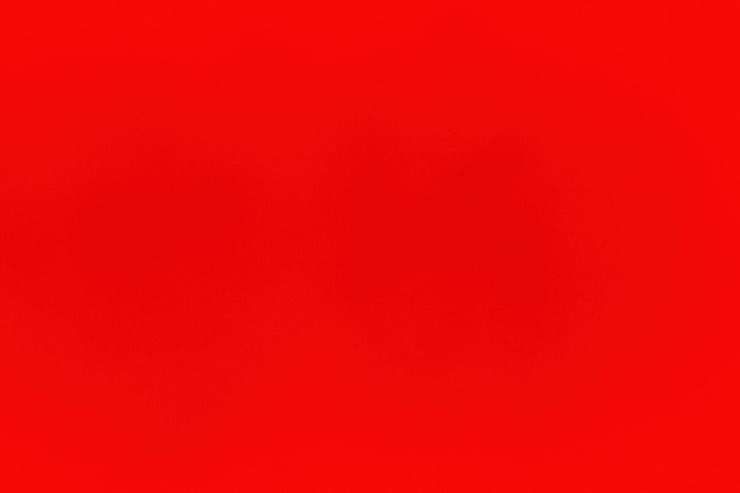
#> input picture Input_images/red.jpeg, 740 x 493 px, found by its file name; its folder holds only this picture in this run
$ python edge_detection.py
#> lines starting #> are read from the running program, lines starting #| are printed output that depends on the picture
"""Edge Detection from First Principles (DIP Lab).

This module implements 1st-order and 2nd-order edge detection methods
completely from scratch using pure NumPy (strictly without external vision
libraries like scipy.ndimage, cv2, or skimage):

1. First-Order Difference Operators:
   - Forward Difference: Gx = f(x+1, y) - f(x, y), Gy = f(x, y+1) - f(x, y)
   - Backward Difference: Gx = f(x, y) - f(x-1, y), Gy = f(x, y) - f(x, y-1)
   - Central Difference: Gx = (f(x+1, y) - f(x-1, y)) / 2, Gy = (f(x, y+1) - f(x, y-1)) / 2
   - Gradient Magnitude: M = sqrt(Gx^2 + Gy^2)

2. Second-Order Operators:
   - Laplacian of Gaussian (LoG) / Marr-Hildreth Operator:
     Direct 2D continuous LoG kernel evaluation:
     LoG(x, y, sigma) = -(1 / (pi * sigma^4)) * (1 - (x^2 + y^2)/(2 * sigma^2)) * exp(-(x^2 + y^2)/(2 * sigma^2))
     Zero-mean normalization and spatial 2D convolution from scratch.
   - Difference of Gaussians (DoG):
     DoG(x, y) = G_sigma1(x, y) - G_sigma2(x, y) (with standard Marr-Hildreth ratio sigma2 / sigma1 = 1.6)
   - Zero-Crossing Detection:
     Vectorized spatial sign-change inspection across opposing neighbor pairs (horizontal,
     vertical, and diagonal directions) with adaptive noise thresholding.

3. Visualization and Compositing:
   - Individual edge maps, continuous responses, and binary zero-crossing edge maps.
   - Composite comparison grids saved to Output/.
"""

import os
import sys
import time
from pathlib import Path
import numpy as np
from PIL import Image


# =====================================================================
# 1. First-Principles Greyscale & Spatial Convolution
# =====================================================================

def rgb_to_grey(img: np.ndarray) -> np.ndarray:
    """Convert RGB/RGBA image array to uint8 greyscale using luminance weights."""
    if img.ndim == 2:
        return img.astype(np.uint8)
    if img.ndim == 3 and img.shape[2] >= 3:
        return (0.299 * img[:, :, 0] + 0.587 * img[:, :, 1] + 0.114 * img[:, :, 2]).astype(np.uint8)
    return img.astype(np.uint8)


def conv2d_scratch(image: np.ndarray, kernel: np.ndarray, pad_mode: str = "edge") -> np.ndarray:
    """Perform 2D spatial convolution from first principles using pure NumPy.

    Flips the kernel by 180 degrees (per mathematical definition of convolution)
    and computes the neighborhood dot products via vectorized array slices.

    Args:
        image: 2D numpy array (greyscale image).
        kernel: 2D numpy array (filter kernel).
        pad_mode: NumPy padding mode (default: 'edge').

    Returns:
        Convolved 2D float64 array of the same shape as input image.
    """
    img_f = image.astype(np.float64)
    k_h, k_w = kernel.shape
    pad_h = k_h // 2
    pad_w = k_w // 2

    # Mathematical convolution: flip kernel 180 degrees
    k_rot = np.flipud(np.fliplr(kernel))

    # Pad image to maintain dimensions
    padded = np.pad(img_f, ((pad_h, pad_h), (pad_w, pad_w)), mode=pad_mode)

    h, w = img_f.shape
    output = np.zeros((h, w), dtype=np.float64)

    # Vectorized accumulation across kernel elements
    for i in range(k_h):
        for j in range(k_w):
            weight = k_rot[i, j]
            if weight != 0.0:
                output += weight * padded[i : i + h, j : j + w]

    return output


def contrast_stretch_uint8(arr: np.ndarray) -> np.ndarray:
    """Normalize float array linearly to [0, 255] uint8."""
    min_v = np.min(arr)
    max_v = np.max(arr)
    if max_v - min_v > 1e-8:
        norm = (arr - min_v) / (max_v - min_v) * 255.0
    else:
        norm = np.zeros_like(arr)
    return np.clip(np.round(norm), 0, 255).astype(np.uint8)


# =====================================================================
# 2. First-Order Difference Edge Detection
# =====================================================================

def forward_difference(image: np.ndarray) -> tuple[np.ndarray, np.ndarray, np.ndarray]:
    """Compute Forward Difference gradient from first principles.

    Gx(r, c) = I(r, c+1) - I(r, c)
    Gy(r, c) = I(r+1, c) - I(r, c)
    Magnitude = sqrt(Gx^2 + Gy^2)

    Returns:
        (Gx, Gy, magnitude_uint8)
    """
    img_f = image.astype(np.float64)
    h, w = img_f.shape

    # Pad right and bottom by 1 for forward difference
    padded = np.pad(img_f, ((0, 1), (0, 1)), mode="edge")

    gx = padded[:h, 1 : w + 1] - padded[:h, :w]
    gy = padded[1 : h + 1, :w] - padded[:h, :w]

    mag = np.sqrt(gx**2 + gy**2)
    mag_uint8 = contrast_stretch_uint8(mag)
    return gx, gy, mag_uint8


def backward_difference(image: np.ndarray) -> tuple[np.ndarray, np.ndarray, np.ndarray]:
    """Compute Backward Difference gradient from first principles.

    Gx(r, c) = I(r, c) - I(r, c-1)
    Gy(r, c) = I(r, c) - I(r-1, c)
    Magnitude = sqrt(Gx^2 + Gy^2)

    Returns:
        (Gx, Gy, magnitude_uint8)
    """
    img_f = image.astype(np.float64)
    h, w = img_f.shape

    # Pad left and top by 1 for backward difference
    padded = np.pad(img_f, ((1, 0), (1, 0)), mode="edge")

    gx = padded[1 : h + 1, 1 : w + 1] - padded[1 : h + 1, :w]
    gy = padded[1 : h + 1, 1 : w + 1] - padded[:h, 1 : w + 1]

    mag = np.sqrt(gx**2 + gy**2)
    mag_uint8 = contrast_stretch_uint8(mag)
    return gx, gy, mag_uint8


def central_difference(image: np.ndarray) -> tuple[np.ndarray, np.ndarray, np.ndarray]:
    """Compute Central Difference gradient from first principles.

    Gx(r, c) = (I(r, c+1) - I(r, c-1)) / 2
    Gy(r, c) = (I(r+1, c) - I(r-1, c)) / 2
    Magnitude = sqrt(Gx^2 + Gy^2)

    Returns:
        (Gx, Gy, magnitude_uint8)
    """
    img_f = image.astype(np.float64)
    h, w = img_f.shape

    # Pad all sides by 1 for central difference
    padded = np.pad(img_f, ((1, 1), (1, 1)), mode="edge")

    gx = (padded[1 : h + 1, 2 : w + 2] - padded[1 : h + 1, :w]) / 2.0
    gy = (padded[2 : h + 2, 1 : w + 1] - padded[:h, 1 : w + 1]) / 2.0

    mag = np.sqrt(gx**2 + gy**2)
    mag_uint8 = contrast_stretch_uint8(mag)
    return gx, gy, mag_uint8


# =====================================================================
# 3. Second-Order Edge Detection: LoG and DoG
# =====================================================================

def generate_gaussian_kernel_2d(sigma: float, size: int | None = None) -> np.ndarray:
    """Generate a 2D Gaussian smoothing kernel from scratch."""
    if size is None:
        radius = int(np.ceil(3.0 * sigma))
        size = 2 * radius + 1
    else:
        radius = size // 2

    y, x = np.mgrid[-radius : radius + 1, -radius : radius + 1]
    kernel = np.exp(-(x**2 + y**2) / (2.0 * sigma**2))
    kernel_sum = np.sum(kernel)
    if kernel_sum > 0:
        kernel /= kernel_sum
    return kernel


def generate_log_kernel(sigma: float, size: int | None = None) -> np.ndarray:
    """Generate discrete Laplacian of Gaussian (LoG) kernel from first principles.

    LoG(x, y, sigma) = -(1 / (pi * sigma^4)) * (1 - (x^2 + y^2)/(2 * sigma^2)) * exp(-(x^2 + y^2)/(2 * sigma^2))
    Enforces zero-mean sum to prevent DC offset.
    """
    if size is None:
        radius = int(np.ceil(3.0 * sigma))
        size = 2 * radius + 1
    else:
        radius = size // 2

    y, x = np.mgrid[-radius : radius + 1, -radius : radius + 1]
    r2 = (x**2 + y**2).astype(np.float64)
    sigma2 = sigma**2
    sigma4 = sigma**4

    log_kernel = -(1.0 / (np.pi * sigma4)) * (1.0 - r2 / (2.0 * sigma2)) * np.exp(-r2 / (2.0 * sigma2))
    # Zero-sum property: sum of LoG kernel must be 0 for flat surfaces
    log_kernel = log_kernel - np.mean(log_kernel)
    return log_kernel


def detect_zero_crossings(response: np.ndarray, threshold_ratio: float = 0.04) -> np.ndarray:
    """Detect zero crossings of a 2nd-derivative response map using pure NumPy.

    Evaluates 4 opposing neighbor pairs (horizontal, vertical, main diagonal,
    anti-diagonal) around each pixel. A zero crossing is detected if opposite
    neighbors have opposite signs and their absolute difference exceeds an
    adaptive noise threshold.

    Args:
        response: 2D float64 response map.
        threshold_ratio: Noise gate factor relative to peak dynamic range.

    Returns:
        Binary edge map (2D uint8 array with values 0 or 255).
    """
    max_amp = np.max(np.abs(response))
    if max_amp < 1e-8:
        return np.zeros_like(response, dtype=np.uint8)

    tau = threshold_ratio * max_amp
    p = np.pad(response, 1, mode="edge")

    # Center pixel
    c = p[1:-1, 1:-1]

    # 4 directional pairs:
    # 1. Horizontal
    left = p[1:-1, :-2]
    right = p[1:-1, 2:]
    h_cross = ((left * right < 0) | (c * left < 0) | (c * right < 0)) & (np.abs(left - right) > tau)

    # 2. Vertical
    up = p[:-2, 1:-1]
    down = p[2:, 1:-1]
    v_cross = ((up * down < 0) | (c * up < 0) | (c * down < 0)) & (np.abs(up - down) > tau)

    # 3. Main Diagonal
    ul = p[:-2, :-2]
    br = p[2:, 2:]
    d1_cross = ((ul * br < 0) | (c * ul < 0) | (c * br < 0)) & (np.abs(ul - br) > tau)

    # 4. Anti-Diagonal
    ur = p[:-2, 2:]
    bl = p[2:, :-2]
    d2_cross = ((ur * bl < 0) | (c * ur < 0) | (c * bl < 0)) & (np.abs(ur - bl) > tau)

    edges = h_cross | v_cross | d1_cross | d2_cross
    return (edges.astype(np.uint8) * 255)


def laplacian_of_gaussian(
    image: np.ndarray,
    sigma: float = 1.4,
    threshold_ratio: float = 0.04,
) -> tuple[np.ndarray, np.ndarray, np.ndarray]:
    """Execute Laplacian of Gaussian (LoG) edge detection.

    Returns:
        (raw_response, response_uint8, zero_crossings_uint8)
    """
    kernel = generate_log_kernel(sigma)
    response = conv2d_scratch(image, kernel, pad_mode="edge")
    response_uint8 = contrast_stretch_uint8(response)
    zero_crossings = detect_zero_crossings(response, threshold_ratio=threshold_ratio)
    return response, response_uint8, zero_crossings


def difference_of_gaussians(
    image: np.ndarray,
    sigma1: float = 1.0,
    sigma2: float = 1.6,
    threshold_ratio: float = 0.04,
) -> tuple[np.ndarray, np.ndarray, np.ndarray]:
    """Execute Difference of Gaussians (DoG) edge detection.

    DoG = G_sigma1 * I - G_sigma2 * I
    Approximates (sigma2 - sigma1) * LoG.

    Returns:
        (raw_response, response_uint8, zero_crossings_uint8)
    """
    k1 = generate_gaussian_kernel_2d(sigma1)
    k2 = generate_gaussian_kernel_2d(sigma2)

    g1 = conv2d_scratch(image, k1, pad_mode="edge")
    g2 = conv2d_scratch(image, k2, pad_mode="edge")

    dog_response = g1 - g2
    response_uint8 = contrast_stretch_uint8(dog_response)
    zero_crossings = detect_zero_crossings(dog_response, threshold_ratio=threshold_ratio)
    return dog_response, response_uint8, zero_crossings


# =====================================================================
# 4. Grid Assembly Utilities
# =====================================================================

def to_3ch(img_2d: np.ndarray) -> np.ndarray:
    """Convert a 2D uint8 array to a 3-channel (H, W, 3) uint8 image."""
    if img_2d.ndim == 3:
        return img_2d
    return np.stack([img_2d, img_2d, img_2d], axis=-1)


def build_mosaic_grid(
    images: list[np.ndarray],
    rows: int,
    cols: int,
    border_width: int = 2,
    border_color: int = 100,
) -> np.ndarray:
    """Tile a list of equal-sized images into a rows x cols mosaic grid."""
    if not images:
        raise ValueError("Image list cannot be empty.")

    h, w = images[0].shape[:2]
    # Standardize all inputs to 3 channels of same size
    std_images = []
    for im in images:
        if im.shape[:2] != (h, w):
            pil_im = Image.fromarray(im)
            pil_im = pil_im.resize((w, h), Image.Resampling.BILINEAR)
            im = np.array(pil_im)
        std_images.append(to_3ch(im))

    # Pad missing tiles with black
    total_slots = rows * cols
    while len(std_images) < total_slots:
        std_images.append(np.zeros((h, w, 3), dtype=np.uint8))

    row_blocks = []
    idx = 0
    for _ in range(rows):
        col_cells = []
        for c in range(cols):
            col_cells.append(std_images[idx])
            if c < cols - 1:
                col_cells.append(np.full((h, border_width, 3), border_color, dtype=np.uint8))
            idx += 1
        row_assembled = np.hstack(col_cells)
        row_blocks.append(row_assembled)

    grid_rows = []
    for r in range(rows):
        grid_rows.append(row_blocks[r])
        if r < rows - 1:
            sep_h = np.full((border_width, row_blocks[r].shape[1], 3), border_color, dtype=np.uint8)
            grid_rows.append(sep_h)

    return np.vstack(grid_rows)


# =====================================================================
# 5. Standalone Execution & Verification Runner
# =====================================================================

def run_edge_detection(input_image_path: str | None = None, output_directory: str = "Output") -> dict[str, str]:
    """Execute complete edge detection workflow and save all artifacts."""
#> called with output_directory = 'Output'
    # 1. Resolve input image
    if input_image_path is None:
        possible_input_dirs = ["Input_images", "Input"]
        found_dir = next((d for d in possible_input_dirs if os.path.isdir(d) and len(os.listdir(d)) > 0), None)
        if not found_dir:
            raise FileNotFoundError("Could not locate an Input/ or Input_images/ directory with images.")

        valid_exts = (".png", ".jpg", ".jpeg", ".bmp", ".webp")
        candidates = [f for f in os.listdir(found_dir) if f.lower().endswith(valid_exts)]
        if not candidates:
            raise FileNotFoundError(f"No image files found in {found_dir}.")
        input_image_path = os.path.join(found_dir, candidates[0])

    print("=" * 70)
    print("DIP LAB - EDGE DETECTION PIPELINE (FROM FIRST PRINCIPLES)")
    print("=" * 70)
    print(f"Loading input image: {input_image_path}")

    pil_orig = Image.open(input_image_path).convert("RGB")
#> pil_orig is the input picture: PIL image 740x493 RGB; mean R, G, B 237.9, 8.3, 6.8
    rgb_arr = np.array(pil_orig)
    grey_arr = rgb_to_grey(rgb_arr)
#> in rgb_to_grey, `return (0.299 * img[:, :, 0] + 0.587 * img[:, :, 1] + 0.114 * img[:, :..`:
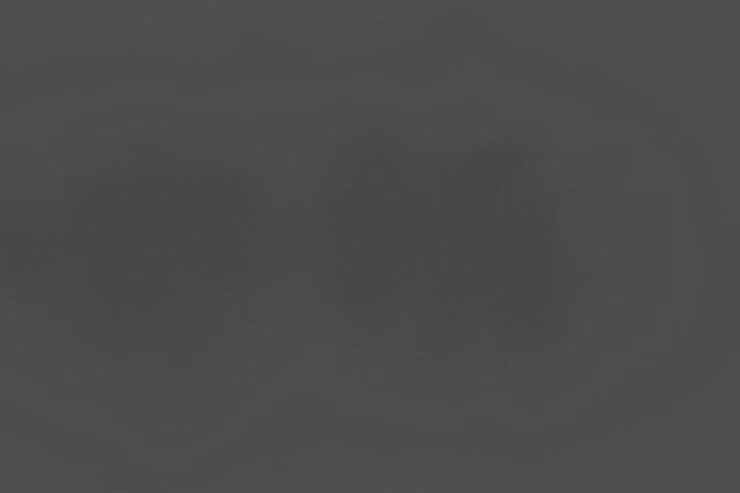
#> returned value: shape (493, 740); min 69, max 81, mean 76.2
    print(f"Image Dimensions: {grey_arr.shape[1]}x{grey_arr.shape[0]} px (Greyscale)")
#| Image Dimensions: 740x493 px (Greyscale)

    out_dir = Path(output_directory)
    out_dir.mkdir(exist_ok=True, parents=True)

    saved_files: dict[str, str] = {}

    # Save Greyscale reference
    p_grey = out_dir / "edge_input_greyscale.png"
    Image.fromarray(to_3ch(grey_arr)).save(p_grey)
    saved_files["Input Greyscale"] = str(p_grey)

    # -----------------------------------------------------------------
    # 2. First-Order Difference Edge Detection
    # -----------------------------------------------------------------
    print("\n[1/3] Computing First-Order Numerical Differences...")
    t0 = time.perf_counter()
    _, _, fwd_mag = forward_difference(grey_arr)
#> in contrast_stretch_uint8, `min_v = np.min(arr)`: min_v = 0
#> in contrast_stretch_uint8, `max_v = np.max(arr)`: max_v = 6.32
    t_fwd = time.perf_counter() - t0
    print(f"  [OK] Forward Difference completed in {t_fwd*1000:.2f} ms")

    t0 = time.perf_counter()
    _, _, bwd_mag = backward_difference(grey_arr)
#> in backward_difference, `mag = np.sqrt(gx**2 + gy**2)`:
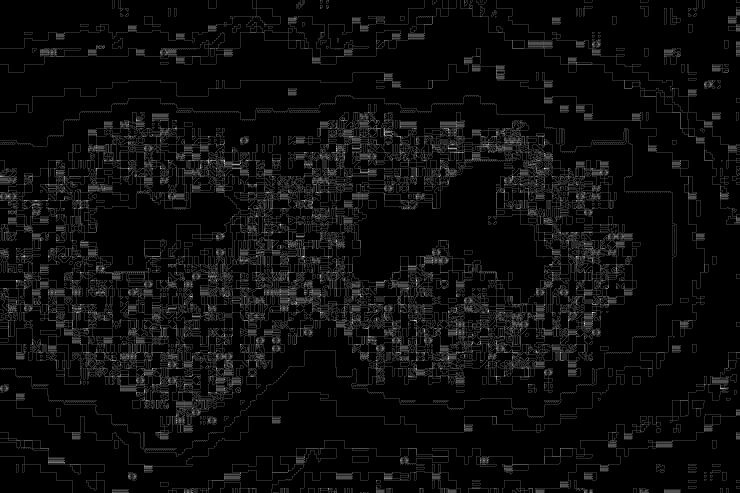
#> mag: shape (493, 740) float64; min 0, max 6.4, mean 0.295; drawn with min black and max white
    t_bwd = time.perf_counter() - t0
    print(f"  [OK] Backward Difference completed in {t_bwd*1000:.2f} ms")

    t0 = time.perf_counter()
    _, _, cen_mag = central_difference(grey_arr)
#> in central_difference, `mag = np.sqrt(gx**2 + gy**2)`:
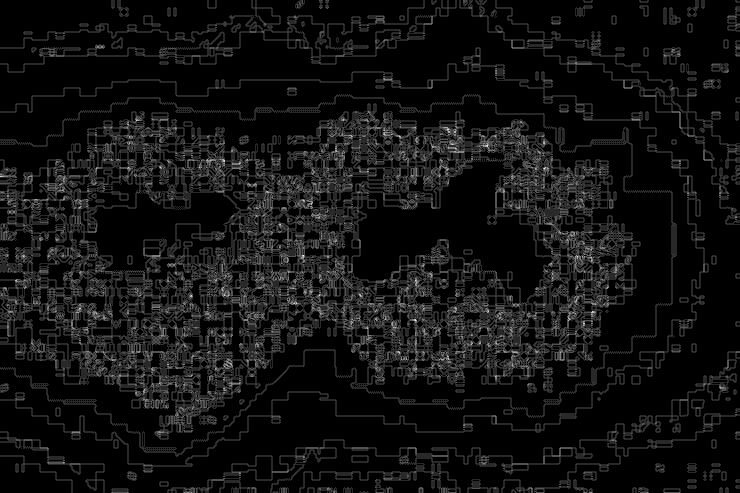
#> mag: shape (493, 740) float64; min 0, max 3.04, mean 0.211; drawn with min black and max white
    t_cen = time.perf_counter() - t0
    print(f"  [OK] Central Difference completed in {t_cen*1000:.2f} ms")

    p_fwd = out_dir / "edge_1st_order_forward.png"
    p_bwd = out_dir / "edge_1st_order_backward.png"
    p_cen = out_dir / "edge_1st_order_central.png"
    Image.fromarray(to_3ch(fwd_mag)).save(p_fwd)
    Image.fromarray(to_3ch(bwd_mag)).save(p_bwd)
    Image.fromarray(to_3ch(cen_mag)).save(p_cen)
    saved_files["1st Order Forward"] = str(p_fwd)
    saved_files["1st Order Backward"] = str(p_bwd)
    saved_files["1st Order Central"] = str(p_cen)

    # -----------------------------------------------------------------
    # 3. Second-Order Edge Detection: LoG & DoG
    # -----------------------------------------------------------------
    print("\n[2/3] Computing Second-Order Operators & Zero-Crossings...")
    t0 = time.perf_counter()
    _, log_resp_u8, log_zc = laplacian_of_gaussian(grey_arr, sigma=1.4, threshold_ratio=0.04)
#> in conv2d_scratch, `padded = np.pad(img_f, ((pad_h, pad_h), (pad_w, pad_w)), mode=pad_mode)`:
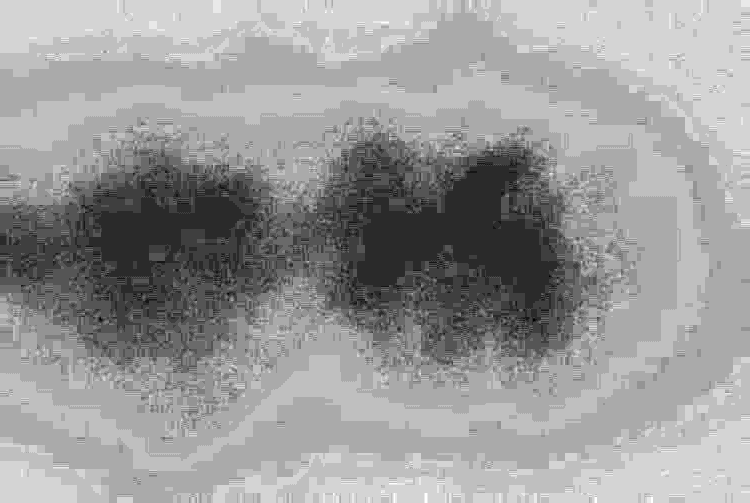
#> padded: shape (503, 750) float64; min 69, max 81, mean 76.2; drawn with min black and max white
#> after the loop in conv2d_scratch, `for i in range(k_h):`:
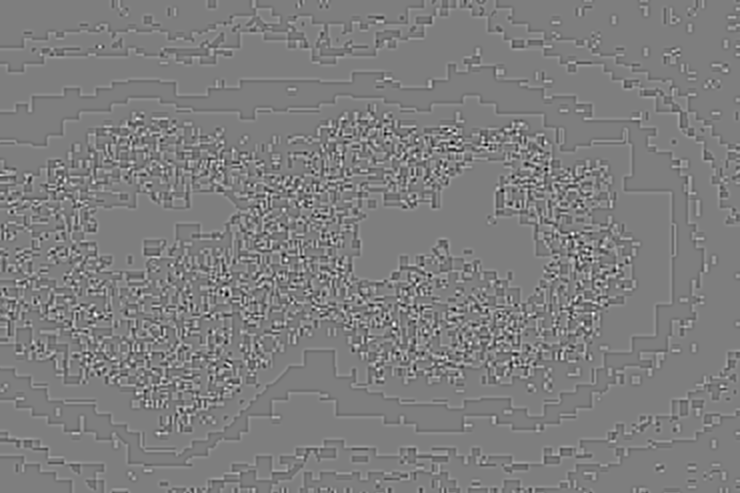
#> output: shape (493, 740) float64; min -1.06, max 1.07, mean -2.39e-05; drawn with min black and max white
#> in detect_zero_crossings, `max_amp = np.max(np.abs(response))`: max_amp = 1.07
#> in detect_zero_crossings, `tau = threshold_ratio * max_amp`: tau = 0.0429
#> in detect_zero_crossings, `h_cross = ((left * right < 0) | (c * left < 0) | (c * right < 0)) & (n..`:
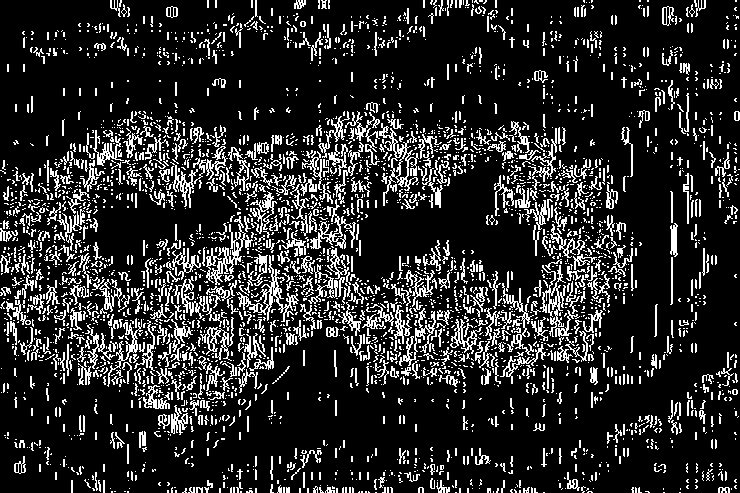
#> h_cross: shape (493, 740) bool; 16.5% white in thin lines or dots
#> in detect_zero_crossings, `v_cross = ((up * down < 0) | (c * up < 0) | (c * down < 0)) & (np.abs(..`:
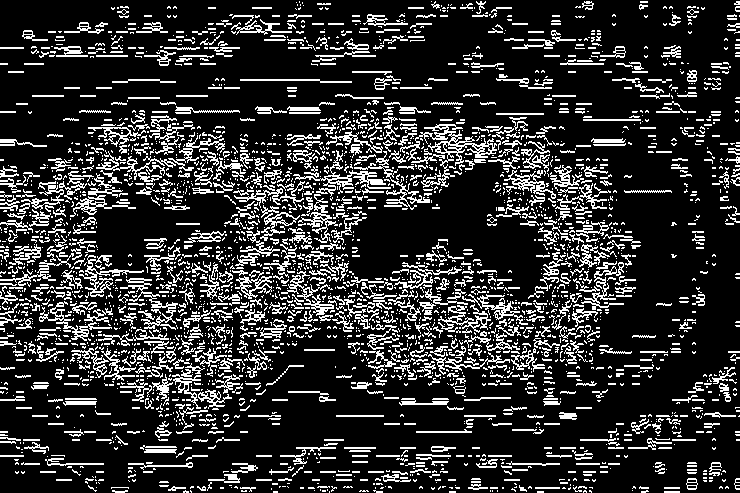
#> v_cross: shape (493, 740) bool; 18.9% white in thin lines or dots
#> (the rest of the program and of its run is left out)
